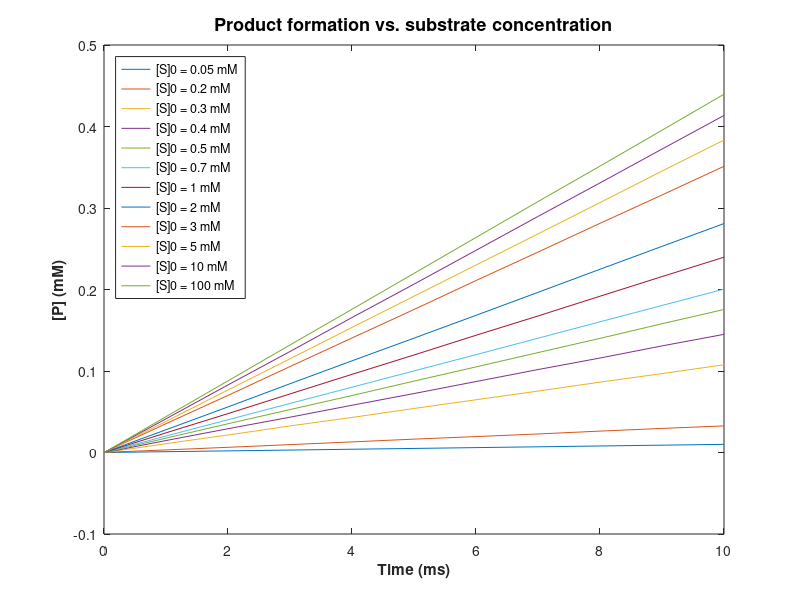
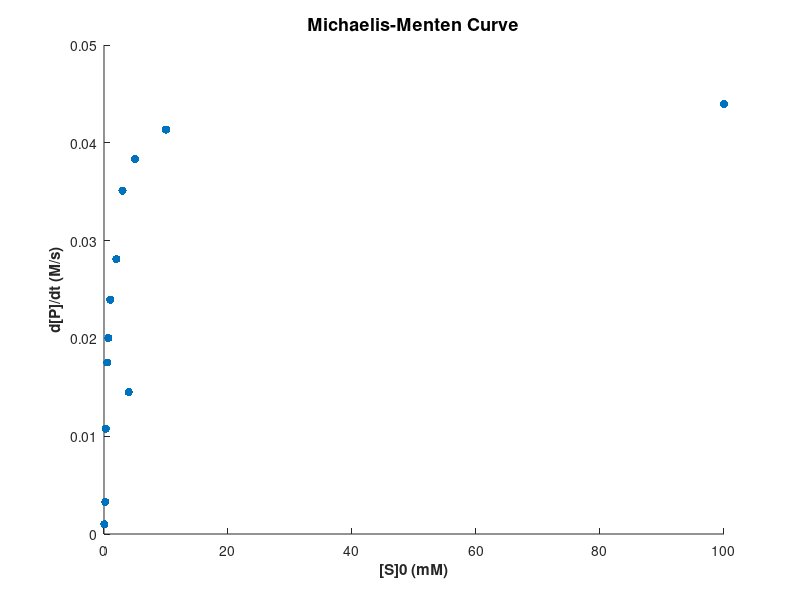

Recreate these plots in MATLAB, in order. (Note: this script raises an error after producing the figures.)
%Computer Assignment 2
%Question 1 
%Name: Michelle Uchenik

%part 1
%Modeling Michaelis-Menten kinetics	for	alcohol	dehydrogenase

%import data
data2 = load('data_2.mat');
data2 = data2.data;

times = 1000*data2(:,1);%convert to ms for clarity
s0 = [0.05 0.2 0.3 04 0.5 0.7 1 2 3 5 10 100]';
% Assume [S] remains constant

N = length(s0);

f1 = figure;
for i=1:N
    pt = data2(:,i);
    plot(times,pt);
    hold on;
end

L1 = "[S]0 = 0.05 mM";
L2 = "[S]0 = 0.2 mM";
L3 = "[S]0 = 0.3 mM";
L4 = "[S]0 = 0.4 mM";
L5 = "[S]0 = 0.5 mM";
L6 = "[S]0 = 0.7 mM";
L7 = "[S]0 = 1 mM";
L8 = "[S]0 = 2 mM";
L9 = "[S]0 = 3 mM";
L10 = "[S]0 = 5 mM";
L11 = "[S]0 = 10 mM";
L12 = "[S]0 = 100 mM";

legend({L1, L2, L3, L4, L5, L6, L7, L8, L9, L10, L11, L12},'Location','northwest');
title('Product formation vs. substrate concentration','FontSize',13,'FontWeight','bold');
xlabel('Time (ms)','FontSize',11,'FontWeight','bold');
ylabel('[P] (mM)','FontSize',11,'FontWeight','bold');

%part 2
f2 = figure;
dp_dt = zeros(N,1);
for i=1:N
    pt = data2(:,i);
    mb = polyfit(times,pt,1);
    dp_dt(i) = mb(1);
end

%plot(s0,dp_dt);
%hold on;
scatter(s0,dp_dt,'filled');
hold on;

title('Michaelis-Menten Curve','FontSize',13,'FontWeight','bold');
xlabel('[S]0 (mM)','FontSize',11,'FontWeight','bold');
ylabel('d[P]/dt (M/s)','FontSize',11,'FontWeight','bold');

%part 3
[vmax,vmax_i] = max(dp_dt);
s0_max = s0(vmax_i);
half_vmax = vmax/2;

%loop to verify the value for km
bestfit = [];
for x = 1:N
   bestfit(x) = abs(dp_dt(x) - half_vmax);
end
[close_v,close_i]=min(bestfit); %find the value and index of s0 that led
%to the value of v closest to vmax/2
bestfit(close_i) = 100000*close_v;
[sec_v,sec_i]=min(bestfit);
%find the next closest point
x1 = s0(close_i);
x2 = s0(sec_i);
y1 = dp_dt(close_i);
y2 = dp_dt(sec_i);

%use a linear approximation to calculate km
m = (y2-y1)/(x2-x1);
b = y1 - (m*x1);
km = (half_vmax - b)/m;

xmax = linspace(0,100);
ymax = vmax; %plot the asymptote
line(xmax,ymax);
hold on;
text(s0_max,vmax,'Vmax, asymptote')
hold on;
plot(km,half_vmax,'r*'); %mark km
hold on;
text(km,half_vmax,'(Km, Vmax/2)')
hold on;

%part 4

%we know that vmax = k2*[E]0, because v = dp/dt = k2[ES] and this 
%term's maximum occurs when all of [E] is in the form of [ES]

E0 = 0.001; %mM
%Vmax is in M/s
k2 = vmax / E0; %1/ms

%part 5

%Km = (K-1+K2)/K1, Can solve for K1 if K1  = K-1

k1 = k2/(km-1);

%adjust for units (this is a guess to make k1 nonzero)
%k1 = k2/(km-(1/1000));

%another potential option:
%k1 = k2/((km*1000)-1);

%graph the curve to see how it fits with the points
f3 = figure;

%scatter(s0,dp_dt,'filled');
%hold on;


%part 6


S0  = 0.3;
ES0 = 0;
P0  = 0;
%t_end = 100;% end time to evaluate over
t_end = 1;
t1 = [0 t_end]; % time range for the ODE solver
IC  = [ E0 S0 ES0 P0 ]; % initial conditions to input into ODE solver
[T,Y] =ode15s(@CalcDerivs,t1,IC);


S1 = "[S]0 = 0.05 mM";
S2 = "[S]0 = 0.2 mM";
S3 = "[S]0 = 0.3 mM";
S4 = "[S]0 = 0.4 mM";

plot(T,Y);

legend({S1, S2, S3, S4},'Location','northwest');
title('Solution curves for conversion of MeCHO into acetyl-CoA with aldehyde dehydrogenase');
xlabel('Time'), ylabel('Concentration');
%hold on;